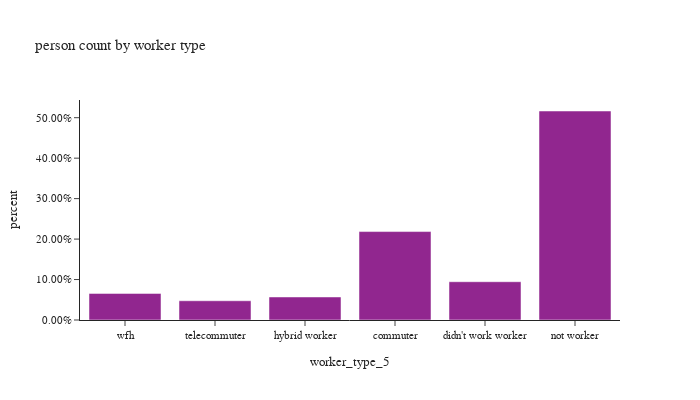

The cell this chart's notebook holds for it:
### Code cell
# worker counts by worker type
df_worker_count = survey_person_day.groupby('worker_type_5')['pdexpfac'].agg(sample_count='size', pdexpfac='sum').reset_index()
df_worker_count['percent'] = df_worker_count['pdexpfac'] / sum(df_worker_count['pdexpfac'])

fig = px.bar(df_worker_count, x="worker_type_5", y="percent",
             barmode="group",hover_data=['sample_count','pdexpfac'],
             category_orders={'worker_type_5': ["wfh","telecommuter","hybrid worker","commuter","didn't work worker","not worker"]},
             title="person count by worker type")
fig.update_layout(height=400, width=700, font=dict(size=11),
                  yaxis_tickformat = '.2%')
fig.show()

### Figure 1 — Plotly figure (JSON) as saved in the notebook; plotly's stock layout.template omitted (floating-point values rounded to 4 significant figures)
{"data": [{"alignmentgroup": "True", "customdata": [[1249, 722800.0], [451, 313000.0], [399, 188300.0], [3077, 1708000.0], [562, 157300.0], [750, 217600.0]], "hovertemplate": "worker_type_5=%{x}<br>percent=%{y}<br>sample_count=%{customdata[0]}<br>pdexpfac=%{customdata[1]}<extra></extra>", "legendgroup": "", "marker": {"color": "#91268F", "pattern": {"shape": ""}}, "name": "", "offsetgroup": "", "orientation": "v", "showlegend": false, "textposition": "auto", "type": "bar", "x": ["commuter", "didn't work worker", "hybrid worker", "not worker", "telecommuter", "wfh"], "xaxis": "x", "y": [0.2185, 0.09462, 0.05694, 0.5165, 0.04756, 0.06578], "yaxis": "y"}], "layout": {"barmode": "group", "font": {"size": 11}, "height": 400, "legend": {"tracegroupgap": 0}, "title": {"text": "person count by worker type"}, "width": 700, "xaxis": {"anchor": "y", "categoryarray": ["wfh", "telecommuter", "hybrid worker", "commuter", "didn't work worker", "not worker"], "categoryorder": "array", "domain": [0, 1], "title": {"text": "worker_type_5"}}, "yaxis": {"anchor": "x", "domain": [0, 1], "tickformat": ".2%", "title": {"text": "percent"}}}}
